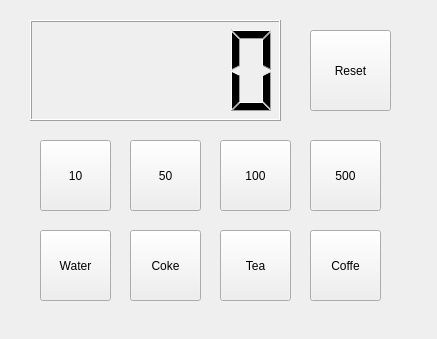
<?xml version="1.0" encoding="UTF-8"?>
<ui version="4.0">
 <class>Widget</class>
 <widget class="QWidget" name="Widget">
  <property name="geometry">
   <rect>
    <x>0</x>
    <y>0</y>
    <width>437</width>
    <height>339</height>
   </rect>
  </property>
  <property name="windowTitle">
   <string>Widget</string>
  </property>
  <widget class="QLCDNumber" name="lcdNumber">
   <property name="geometry">
    <rect>
     <x>30</x>
     <y>20</y>
     <width>251</width>
     <height>101</height>
    </rect>
   </property>
  </widget>
  <widget class="QPushButton" name="pbReset">
   <property name="geometry">
    <rect>
     <x>310</x>
     <y>30</y>
     <width>81</width>
     <height>81</height>
    </rect>
   </property>
   <property name="text">
    <string>Reset</string>
   </property>
  </widget>
  <widget class="QPushButton" name="pb10">
   <property name="geometry">
    <rect>
     <x>40</x>
     <y>140</y>
     <width>71</width>
     <height>71</height>
    </rect>
   </property>
   <property name="text">
    <string>10</string>
   </property>
  </widget>
  <widget class="QPushButton" name="pb50">
   <property name="geometry">
    <rect>
     <x>130</x>
     <y>140</y>
     <width>71</width>
     <height>71</height>
    </rect>
   </property>
   <property name="text">
    <string>50</string>
   </property>
  </widget>
  <widget class="QPushButton" name="pb100">
   <property name="geometry">
    <rect>
     <x>220</x>
     <y>140</y>
     <width>71</width>
     <height>71</height>
    </rect>
   </property>
   <property name="text">
    <string>100</string>
   </property>
  </widget>
  <widget class="QPushButton" name="pb500">
   <property name="geometry">
    <rect>
     <x>310</x>
     <y>140</y>
     <width>71</width>
     <height>71</height>
    </rect>
   </property>
   <property name="text">
    <string>500</string>
   </property>
  </widget>
  <widget class="QPushButton" name="pbWater">
   <property name="geometry">
    <rect>
     <x>40</x>
     <y>230</y>
     <width>71</width>
     <height>71</height>
    </rect>
   </property>
   <property name="text">
    <string>Water</string>
   </property>
  </widget>
  <widget class="QPushButton" name="pbCoke">
   <property name="geometry">
    <rect>
     <x>130</x>
     <y>230</y>
     <width>71</width>
     <height>71</height>
    </rect>
   </property>
   <property name="text">
    <string>Coke</string>
   </property>
  </widget>
  <widget class="QPushButton" name="pbTea">
   <property name="geometry">
    <rect>
     <x>220</x>
     <y>230</y>
     <width>71</width>
     <height>71</height>
    </rect>
   </property>
   <property name="text">
    <string>Tea</string>
   </property>
  </widget>
  <widget class="QPushButton" name="pbCoffe">
   <property name="geometry">
    <rect>
     <x>310</x>
     <y>230</y>
     <width>71</width>
     <height>71</height>
    </rect>
   </property>
   <property name="text">
    <string>Coffe</string>
   </property>
  </widget>
 </widget>
 <resources/>
 <connections/>
</ui>
